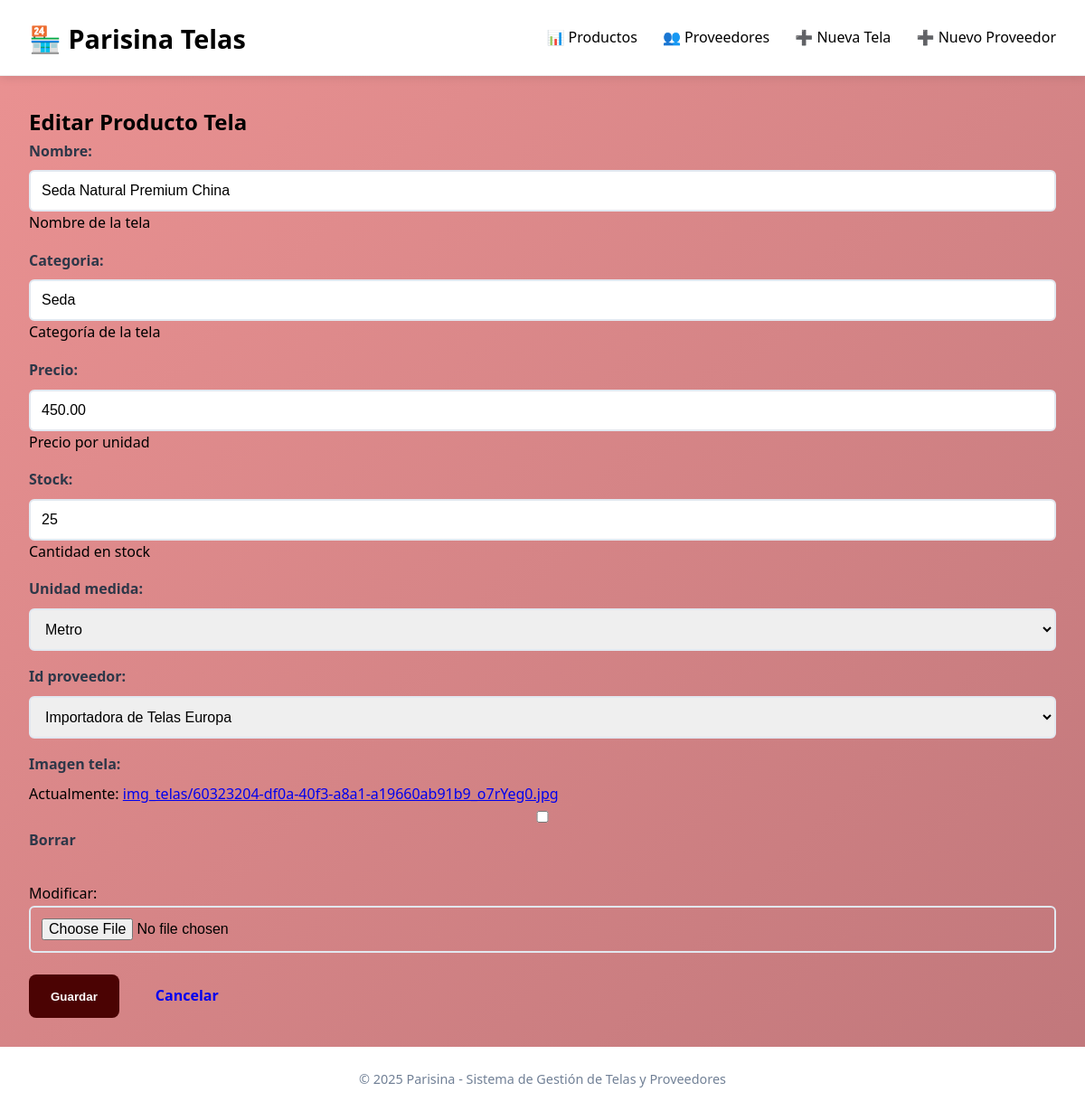
Page /editar-tela/1/ on the committed database.
### app_TelasYProveedores/models.py (models this page shows, shortened)
class Productos_telas(models.Model):
    UNIDAD_MEDIDA_CHOICES = [
        ('metro', 'Metro'),
        ('yarda', 'Yarda'),
        ('rollo', 'Rollo'),
        ('pieza', 'Pieza'),
    ]
    nombre = models.CharField(max_length=200, help_text="Nombre de la tela")
    categoria = models.CharField(max_length=100, help_text="Categoría de la tela")
    precio = models.DecimalField(max_digits=10, decimal_places=2, help_text="Precio por unidad")
    stock = models.IntegerField(help_text="Cantidad en stock")
    unidad_medida = models.CharField(max_length=10, choices=UNIDAD_MEDIDA_CHOICES)
    id_proveedor = models.ForeignKey(Proveedor, on_delete=models.CASCADE, related_name='telas')
    imagen_tela = models.ImageField(upload_to='img_telas/', blank=True, null=True)
    class Meta:
        verbose_name = "Producto Tela"
        verbose_name_plural = "Productos Telas"

class Proveedor(models.Model):
    nombre = models.CharField(max_length=200, help_text="Nombre del proveedor")
    contacto = models.CharField(max_length=200, help_text="Persona de contacto")
    telefono = models.CharField(max_length=15, help_text="Teléfono de contacto")
    correo = models.EmailField(max_length=100)
    direccion = models.TextField(help_text="Dirección completa")
    def __str__(self):
        return self.nombre
    class Meta:
        verbose_name = "Proveedor"
        verbose_name_plural = "Proveedores"

### app_TelasYProveedores/views.py (the view)
# urls.py: path('editar-tela/<int:tela_id>/', views.editar_tela, name='editar_tela'),
def editar_tela(request, tela_id):
    tela = get_object_or_404(Productos_telas, id=tela_id)
    if request.method == 'POST':
        form = ProductoTelaForm(request.POST, request.FILES, instance=tela)
        if form.is_valid():
            form.save()
            return redirect('app_TelasYProveedores:detalle_tela', tela_id=tela.id)
    else:
        form = ProductoTelaForm(instance=tela)
    return render(request, 'formulario_tela.html', {'form': form, 'titulo': 'Editar Producto Tela'})

### app_TelasYProveedores/forms.py
class ProductoTelaForm(forms.ModelForm):
    class Meta:
        model = Productos_telas
        fields = ['nombre', 'categoria', 'precio', 'stock', 'unidad_medida', 'id_proveedor', 'imagen_tela']

### app_TelasYProveedores/templates/formulario_tela.html (shortened to what this page needs)
{% extends 'base.html' %}
{% block contenido %}
<h2>{{ titulo }}</h2>
<form method="post" enctype="multipart/form-data" class="form-styled">
    {{ form.as_p }}
    <div class="actions">
        <button type="submit" class="btn btn-primary">Guardar</button>
        <a href="{% url 'app_TelasYProveedores:listar_telas' %}" class="btn">Cancelar</a>
    </div>
</form>
{% endblock %}

### app_TelasYProveedores/static/css/styles.css (style rules this page uses)
* { margin: 0; padding: 0; box-sizing: border-box; }
body { font-family: 'Segoe UI', Tahoma, Geneva, Verdana, sans-serif; background: linear-gradient(135deg, #eb9292 0%, #c0777b 100%); color: #000000; line-height: 1.6; }
.btn { padding: 0.7rem 1.5rem; border: none; border-radius: 8px; font-weight: 600; cursor: pointer; transition: background 0.3s; text-decoration: none; display: inline-block; }
.btn-primary { background: #4b0303; color: white; }
.form-styled p { margin-bottom: 1rem; }
.form-styled label { display: block; margin-bottom: 0.5rem; font-weight: 600; color: #2d3748; }
.form-styled input, .form-styled select, .form-styled textarea { width: 100%; padding: 0.75rem; border: 2px solid #e2e8f0; border-radius: 6px; font-size: 1rem; }
.actions { display: flex; gap: 1rem; margin-top: 1.5rem; }

### rows in the picture
Productos_telas: nombre "Seda Natural Premium China", categoria "Seda", precio "450.00", stock "25", unidad_medida "Metro", id_proveedor "Importadora de Telas Europa"

### other values in the picture
{{ titulo }} "Editar Producto Tela"
